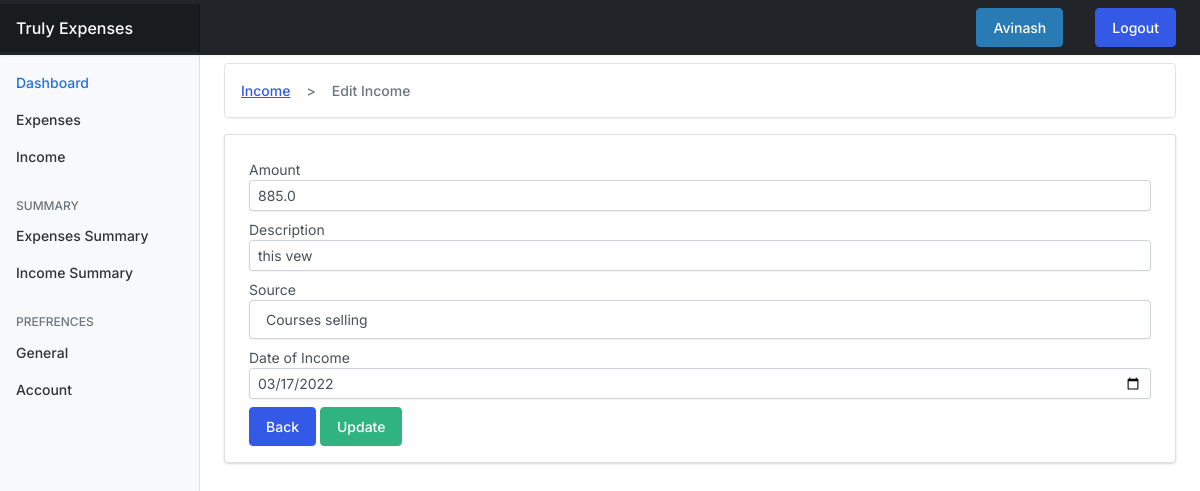
The app's page /income/edit-income/6 (signed in), older data.
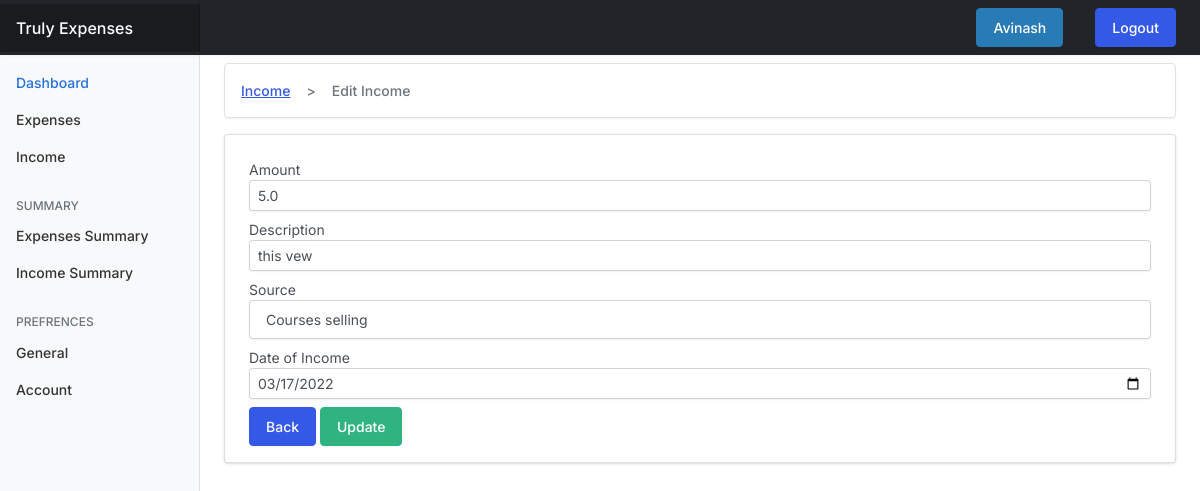
The same page, newer data.
### income/models.py (models this page shows, shortened)
class UserIncome(models.Model):
    amount = models.FloatField()
    date = models.DateField(default=now)
    description = models.TextField()
    owner = models.ForeignKey(to=User, on_delete = models.CASCADE)
    source = models.CharField(max_length=266)
    class Meta:
        ordering = ('-date',)

### income/views.py (the view, shortened to what this page needs)
# urls.py: path("edit-income/<int:id>", views.edit_income, name="edit-income"),
@login_required(login_url="/authentication/login/")
def edit_income(request, id):
    income = UserIncome.objects.get(pk=id)
    sources = Source.objects.all().exclude(name = income.source)
    context = {
        'values': income,
        'sources':sources,
    }
    if request.method == "GET":
        return render(request, 'income/edit-income.html', context)

### templates/income/edit-income.html (shortened to what this page needs)
{% extends 'base.html' %}
{% block content %}
    <nav aria-label="breadcrumb">
        <ol class="breadcrumb mt-2">
            <li class="breadcrumb-item"><a href="{% url 'income' %}">Income</a></li>
            <li class="breadcrumb-item active" aria-current="page">Edit Income</li>
        </ol>
    </nav>
    <div class="card">
        <div class="card-body">
            <form method="post">
                <div class="form-group mt-2">
                    <label for="">Amount</label>
                    <input
                        type="number"
                        class="form-control form-control-sm"
                        name="amount"
                        value="{{values.amount}}"
                    >
                </div>
                <div class="form-group mt-2">
                    <label for="">Description</label>
                    <input
                        type="text"
                        class="form-control form-control-sm"
                        name="description"
                        value="{{values.description}}"
                    >
                </div>
                <div class="form-group  mt-2">
                    <label for="">Source</label>
                    <select class="form-control" name="source" id="">
                        <option
                            selected
                            name="source"
                            value="{{values.source}}"
                        >
                            {{values.source}}
                        </option>
                    </select>
                </div>
                <div class="form-group mt-2">
                    <label for="">Date of Income</label>
                    <input
                        type="date"
                        class="form-control form-control-sm"
                        name="income_date"
                        value="{{values.date | date:'Y-m-d'}}"
                    >
                </div>
                <div class="dflex space-between">
                    <a href="{% url 'income' %}" class="btn btn-primary btn-primary-sm mt-2">Back</a>
                <input type="submit" value="Update" class="btn btn-success btn-success-sm mt-2">
                </div>
            </form>
        </div>
    </div>
{% endblock content %}

Row changes from the older to the newer data that the page shows:
changed UserIncome "this vew": amount "885.0" → "5.0"
